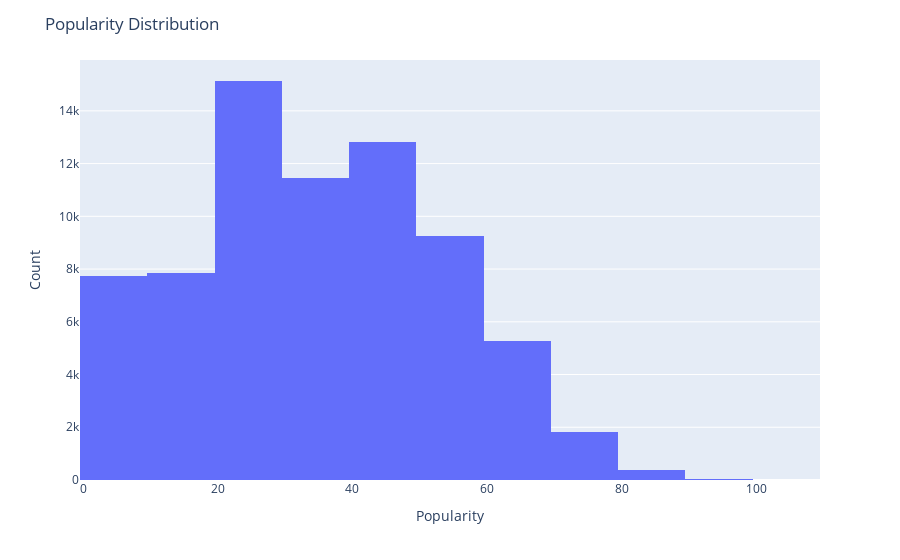

Notebook code cell kept with this figure:
### Markdown cell above
## Popularity

### Code cell
# Create a histogram for popularity
fig = px.histogram(spotify, x='popularity', nbins=20)
fig.update_layout(
    title='Popularity Distribution',
    xaxis_title='Popularity',
    yaxis_title='Count'
)
fig.show()

### Figure 1 — Plotly figure (JSON) as saved in the notebook; plotly's stock layout.template omitted (floating-point values rounded to 4 significant figures; data arrays with more than 128 entries replaced by an {"elided": "..."} marker saying what was removed)
{"data": [{"alignmentgroup": "True", "bingroup": "x", "hovertemplate": "popularity=%{x}<br>count=%{y}<extra></extra>", "legendgroup": "", "marker": {"color": "#636efa", "pattern": {"shape": ""}}, "name": "", "nbinsx": 20, "offsetgroup": "", "orientation": "v", "showlegend": false, "x": {"elided": "71741 int values"}, "xaxis": "x", "yaxis": "y", "type": "histogram"}], "layout": {"xaxis": {"anchor": "y", "domain": [0, 1], "title": {"text": "Popularity"}}, "yaxis": {"anchor": "x", "domain": [0, 1], "title": {"text": "Count"}}, "legend": {"tracegroupgap": 0}, "margin": {"t": 60}, "barmode": "relative", "title": {"text": "Popularity Distribution"}}}
